Frame 1 (no input): blank canvas, image omitted
Frame 60 (the mouse pressed at the canvas centre just before this capture): blank canvas, image omitted
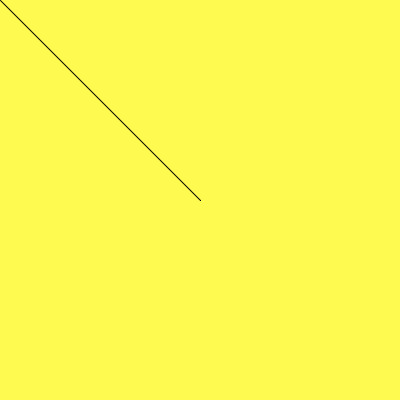
Frame 120 (the mouse held since frame 60 and released just before this capture)

The Processing sketch whose frames 1 and 60 were blank and that drew this single picture after the mouse press (run headless with seeded random() and noise(); from frame 60 on, the mouse is pressed at the canvas centre):

// Processing sketch: week17_1_draw_BG_keyPressed
// ── week17_1_draw_BG_keyPressed.pde
void setup(){
size(400,400);
//background(255,255,0);
background(#FFFA50);
}
void draw(){
  if(mousePressed){
    line(mouseX,mouseY,pmouseX,pmouseY);
  }
}
void keyPressed(){
  if(key=='1')stroke(255,0,0);
  if(key=='2')stroke(0,255,0);
  if(key=='3')stroke(0,0,255);
}
